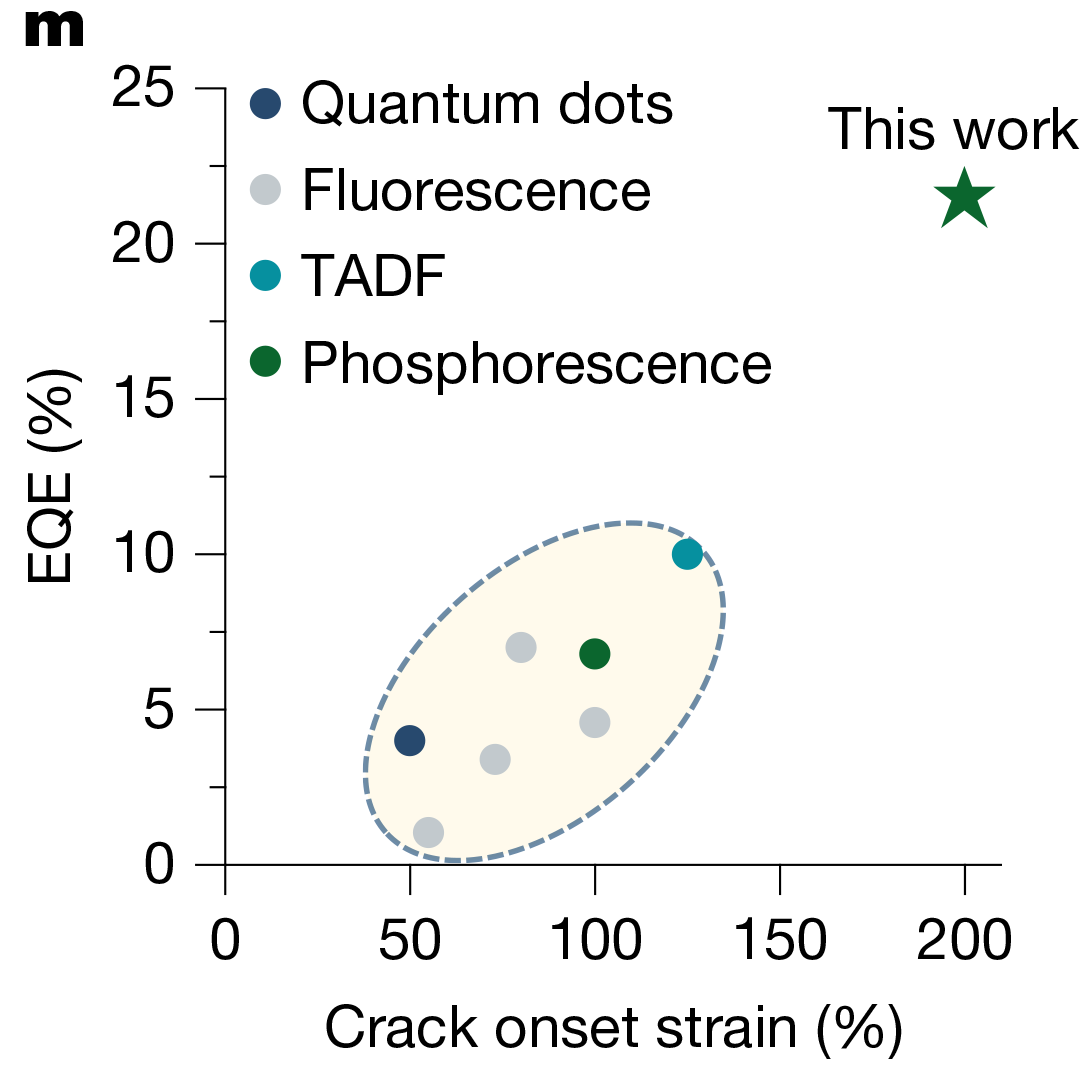

Reproduce this figure in Python.
import matplotlib.pyplot as plt
import numpy as np
from matplotlib.patches import Ellipse

# --- Data Simulation ---
# Literature
# Quantum dots
x_qd = [50]
y_qd = [4]
# Fluorescence
x_fl = [55, 70, 80, 100]
y_fl = [1, 3.5, 7, 4.5]
# TADF
x_tadf = [120]
y_tadf = [10]
# Phosphorescence
x_ph = [100]
y_ph = [7]

# This work
x_this = [200]
y_this = [22]

# --- Plotting ---
fig, ax = plt.subplots(figsize=(5, 5), dpi=150)

# Scatter
ax.scatter(x_qd, y_qd, color='#335577', s=80, label='Quantum dots')
ax.scatter(x_fl, y_fl, color='#CCCCCC', s=80, label='Fluorescence')
ax.scatter(x_tadf, y_tadf, color='#009999', s=80, label='TADF')
ax.scatter(x_ph, y_ph, color='#116633', s=80, label='Phosphorescence')

# This work
ax.scatter(x_this, y_this, marker='*', s=400, color='#116633', label='_nolegend_')
ax.text(200, 24, 'This work', ha='center', fontsize=14)

# Ellipse
el = Ellipse((85, 5.5), 120, 12, angle=30, facecolor='#FFFDF5', edgecolor='gray', linestyle='--', lw=1.5, zorder=0)
ax.add_patch(el)

# Legend
ax.legend(frameon=False, loc='upper left', fontsize=12, handletextpad=0.1)

# Styling
ax.set_xlabel('Crack onset strain (%)', fontsize=14)
ax.set_ylabel('EQE (%)', fontsize=14)
ax.set_xlim(0, 220)
ax.set_ylim(0, 25)

# Ticks
ax.minorticks_on()
ax.tick_params(direction='out', top=False, right=False)
ax.spines['top'].set_visible(False)
ax.spines['right'].set_visible(False)

plt.tight_layout()
plt.show()
